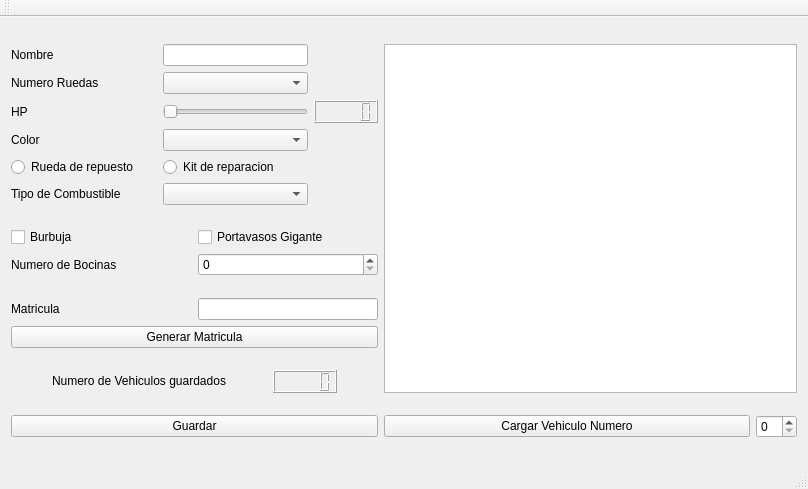
<?xml version="1.0" encoding="UTF-8"?>
<ui version="4.0">
 <class>MainWindow</class>
 <widget class="QMainWindow" name="MainWindow">
  <property name="geometry">
   <rect>
    <x>0</x>
    <y>0</y>
    <width>808</width>
    <height>489</height>
   </rect>
  </property>
  <property name="windowTitle">
   <string>MainWindow</string>
  </property>
  <widget class="QWidget" name="centralWidget">
   <property name="sizePolicy">
    <sizepolicy hsizetype="Preferred" vsizetype="Fixed">
     <horstretch>0</horstretch>
     <verstretch>0</verstretch>
    </sizepolicy>
   </property>
   <layout class="QGridLayout" name="gridLayout_4">
    <item row="8" column="2">
     <widget class="QSpinBox" name="VehiculoGuardadoCargarspinBox">
      <property name="sizePolicy">
       <sizepolicy hsizetype="Fixed" vsizetype="Fixed">
        <horstretch>0</horstretch>
        <verstretch>0</verstretch>
       </sizepolicy>
      </property>
     </widget>
    </item>
    <item row="1" column="0">
     <layout class="QGridLayout" name="Accesorios">
      <item row="0" column="0">
       <widget class="QCheckBox" name="BurbujacheckBox">
        <property name="sizePolicy">
         <sizepolicy hsizetype="MinimumExpanding" vsizetype="Fixed">
          <horstretch>0</horstretch>
          <verstretch>0</verstretch>
         </sizepolicy>
        </property>
        <property name="text">
         <string>Burbuja</string>
        </property>
       </widget>
      </item>
      <item row="0" column="1">
       <widget class="QCheckBox" name="PortavasoscheckBox">
        <property name="sizePolicy">
         <sizepolicy hsizetype="MinimumExpanding" vsizetype="Fixed">
          <horstretch>0</horstretch>
          <verstretch>0</verstretch>
         </sizepolicy>
        </property>
        <property name="text">
         <string>Portavasos Gigante</string>
        </property>
       </widget>
      </item>
      <item row="1" column="0">
       <widget class="QLabel" name="label_5">
        <property name="text">
         <string>Numero de Bocinas</string>
        </property>
       </widget>
      </item>
      <item row="1" column="1">
       <widget class="QSpinBox" name="BocinasspinBox">
        <property name="sizePolicy">
         <sizepolicy hsizetype="Minimum" vsizetype="Fixed">
          <horstretch>0</horstretch>
          <verstretch>0</verstretch>
         </sizepolicy>
        </property>
       </widget>
      </item>
     </layout>
    </item>
    <item row="0" column="0">
     <layout class="QGridLayout" name="MainConfig">
      <item row="3" column="1">
       <widget class="QComboBox" name="ColorcomboBox">
        <property name="sizePolicy">
         <sizepolicy hsizetype="MinimumExpanding" vsizetype="Fixed">
          <horstretch>0</horstretch>
          <verstretch>0</verstretch>
         </sizepolicy>
        </property>
       </widget>
      </item>
      <item row="4" column="1">
       <widget class="QRadioButton" name="radioButton_2">
        <property name="sizePolicy">
         <sizepolicy hsizetype="MinimumExpanding" vsizetype="Fixed">
          <horstretch>0</horstretch>
          <verstretch>0</verstretch>
         </sizepolicy>
        </property>
        <property name="text">
         <string>Kit de reparacion</string>
        </property>
       </widget>
      </item>
      <item row="2" column="0">
       <widget class="QLabel" name="label_3">
        <property name="text">
         <string>HP</string>
        </property>
       </widget>
      </item>
      <item row="1" column="0">
       <widget class="QLabel" name="label_2">
        <property name="text">
         <string>Numero Ruedas</string>
        </property>
       </widget>
      </item>
      <item row="0" column="1">
       <widget class="QLineEdit" name="nombreLineEdit">
        <property name="sizePolicy">
         <sizepolicy hsizetype="MinimumExpanding" vsizetype="Fixed">
          <horstretch>0</horstretch>
          <verstretch>0</verstretch>
         </sizepolicy>
        </property>
       </widget>
      </item>
      <item row="1" column="1">
       <widget class="QComboBox" name="NRuedascomboBox">
        <property name="sizePolicy">
         <sizepolicy hsizetype="MinimumExpanding" vsizetype="Fixed">
          <horstretch>0</horstretch>
          <verstretch>0</verstretch>
         </sizepolicy>
        </property>
       </widget>
      </item>
      <item row="3" column="0">
       <widget class="QLabel" name="label_4">
        <property name="text">
         <string>Color</string>
        </property>
       </widget>
      </item>
      <item row="2" column="1">
       <widget class="QSlider" name="HPSlider">
        <property name="sizePolicy">
         <sizepolicy hsizetype="MinimumExpanding" vsizetype="Fixed">
          <horstretch>0</horstretch>
          <verstretch>0</verstretch>
         </sizepolicy>
        </property>
        <property name="orientation">
         <enum>Qt::Horizontal</enum>
        </property>
       </widget>
      </item>
      <item row="4" column="0">
       <widget class="QRadioButton" name="RuedaRpuestoradioButton">
        <property name="sizePolicy">
         <sizepolicy hsizetype="MinimumExpanding" vsizetype="Fixed">
          <horstretch>0</horstretch>
          <verstretch>0</verstretch>
         </sizepolicy>
        </property>
        <property name="text">
         <string>Rueda de repuesto</string>
        </property>
       </widget>
      </item>
      <item row="0" column="0">
       <widget class="QLabel" name="label">
        <property name="text">
         <string>Nombre</string>
        </property>
       </widget>
      </item>
      <item row="2" column="2">
       <widget class="QLCDNumber" name="lcdNumber">
        <property name="sizePolicy">
         <sizepolicy hsizetype="Fixed" vsizetype="Fixed">
          <horstretch>0</horstretch>
          <verstretch>0</verstretch>
         </sizepolicy>
        </property>
       </widget>
      </item>
      <item row="5" column="0">
       <widget class="QLabel" name="label_8">
        <property name="text">
         <string>Tipo de Combustible</string>
        </property>
       </widget>
      </item>
      <item row="5" column="1">
       <widget class="QComboBox" name="CombustiblecomboBox"/>
      </item>
     </layout>
    </item>
    <item row="8" column="1">
     <widget class="QPushButton" name="CargarpushButton">
      <property name="sizePolicy">
       <sizepolicy hsizetype="MinimumExpanding" vsizetype="Fixed">
        <horstretch>0</horstretch>
        <verstretch>0</verstretch>
       </sizepolicy>
      </property>
      <property name="text">
       <string>Cargar Vehiculo Numero</string>
      </property>
     </widget>
    </item>
    <item row="2" column="0">
     <layout class="QGridLayout" name="Matricula">
      <item row="1" column="0" colspan="2">
       <widget class="QPushButton" name="GenerarpushButton">
        <property name="text">
         <string>Generar Matricula</string>
        </property>
       </widget>
      </item>
      <item row="0" column="0">
       <widget class="QLabel" name="label_6">
        <property name="text">
         <string>Matricula</string>
        </property>
       </widget>
      </item>
      <item row="0" column="1">
       <widget class="QLineEdit" name="lineEdit">
        <property name="sizePolicy">
         <sizepolicy hsizetype="Minimum" vsizetype="Fixed">
          <horstretch>0</horstretch>
          <verstretch>0</verstretch>
         </sizepolicy>
        </property>
       </widget>
      </item>
     </layout>
    </item>
    <item row="8" column="0">
     <widget class="QPushButton" name="GuardarpushButton">
      <property name="text">
       <string>Guardar</string>
      </property>
     </widget>
    </item>
    <item row="3" column="0">
     <layout class="QGridLayout" name="gridLayout_3">
      <item row="0" column="0">
       <widget class="QLabel" name="label_7">
        <property name="sizePolicy">
         <sizepolicy hsizetype="Fixed" vsizetype="Fixed">
          <horstretch>0</horstretch>
          <verstretch>0</verstretch>
         </sizepolicy>
        </property>
        <property name="text">
         <string>Numero de Vehiculos guardados</string>
        </property>
       </widget>
      </item>
      <item row="0" column="1">
       <widget class="QLCDNumber" name="VehiculosGuardadoslcdNumber">
        <property name="sizePolicy">
         <sizepolicy hsizetype="Fixed" vsizetype="Fixed">
          <horstretch>0</horstretch>
          <verstretch>0</verstretch>
         </sizepolicy>
        </property>
       </widget>
      </item>
     </layout>
    </item>
    <item row="0" column="1" rowspan="4" colspan="2">
     <widget class="QListView" name="ListaVehiculoslistView"/>
    </item>
   </layout>
  </widget>
  <widget class="QMenuBar" name="menuBar">
   <property name="geometry">
    <rect>
     <x>0</x>
     <y>0</y>
     <width>808</width>
     <height>22</height>
    </rect>
   </property>
  </widget>
  <widget class="QToolBar" name="mainToolBar">
   <attribute name="toolBarArea">
    <enum>TopToolBarArea</enum>
   </attribute>
   <attribute name="toolBarBreak">
    <bool>false</bool>
   </attribute>
  </widget>
  <widget class="QStatusBar" name="statusBar"/>
 </widget>
 <layoutdefault spacing="6" margin="11"/>
 <resources/>
 <connections/>
</ui>
